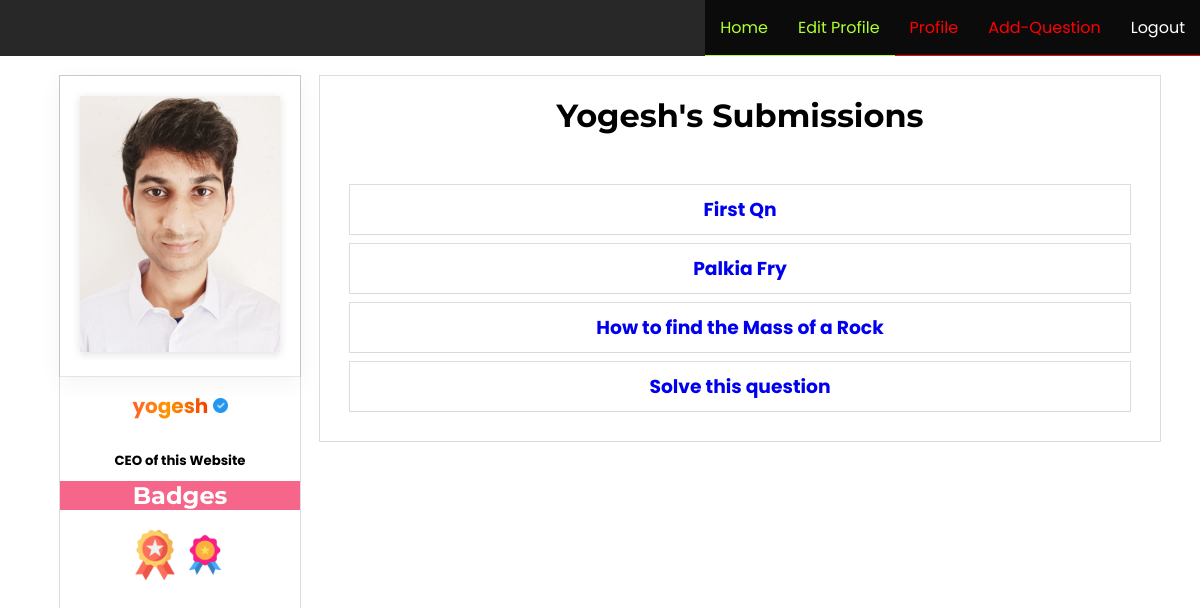
Page /profile/cecf848a-5dc9-4d68-89b6-7f2b660a1035 (signed in) on the committed database.
### base/models.py (models this page shows, shortened)
class Profile(models.Model):
    profile=models.OneToOneField(User, on_delete=models.CASCADE, blank=True, null=True)
    projects=models.ForeignKey("TodoList", on_delete=models.CASCADE, blank=True, null=True)
    description=models.TextField(blank=True, null=True, default="This is my description")
    name=models.CharField(max_length=200, blank=True, null=True)
    profile_pic=models.ImageField(null=True, blank=True, default="default.jpg")
    followers=models.IntegerField(default=0)
    email=models.CharField(max_length=500, blank=True, null=True)
    rookie=models.BooleanField(default=False)
    average=models.BooleanField(default=False)
    professional=models.BooleanField(default=False)
    expert=models.BooleanField(default=False)
    god=models.BooleanField(default=False)
    verified=models.BooleanField(default=False)
    id=models.UUIDField(default=uuid.uuid4, unique=True, primary_key=True, editable=False)
    created=models.DateTimeField(auto_now_add=True)

class TodoList(models.Model):
    owner=models.ForeignKey(Profile, on_delete=models.CASCADE,null=True, blank=True)
    Question_pic=models.ImageField(null=True, blank=True, default="default.jpg")
    Answer_pic=models.ImageField(null=True, blank=True, default="default.png")
    title=models.TextField( blank=True, null=True)
    description=models.TextField(blank=True, null=True)
    created=models.DateTimeField(auto_now_add=True)
    votes_positive=models.IntegerField(default=0)
    votes_negative=models.IntegerField(default=0)
    views=models.IntegerField(default=0)
    tag_name=models.ForeignKey(Tags, on_delete=models.CASCADE, null=True, blank=True)
    id=models.UUIDField(default=uuid.uuid4, unique=True, primary_key=True, editable=False)
    created=models.DateTimeField(auto_now_add=True)

### base/views.py (the view)
# urls.py: path("profile/<str:pk>",views.User_Profile, name="profile"),
@login_required(login_url="login")
def User_Profile(request,pk):
    user=Profile.objects.get(id=pk)
    tasks=TodoList.objects.all()
    project=TodoList.objects.filter(owner=user.id)
    context={'project':project,'user':user,'tasks':tasks }
    return render(request, 'base/profile.html', context)

### base/templates/base/profile.html (shortened to what this page needs)
{% extends 'base/base.html' %}
{% load static %}
{% block content %}
<link rel="stylesheet" href="{% static 'styles/profile.css' %}">
<div class="container">
    <div class="left-con">
        <div class="user-image">
            <img src="{{user.profile_pic.url}}" alt="" id="user-img">
        </div>
        <div class="user-details">
            <h2 id="username">{{ user.name }} {% if user.verified %} <span id="vbox"> <span><img src="{% static 'images/ribbons/check.png' %}" alt="" id="verified"></span> </span> {% endif %} </h2>
        </div>
        <div class="user-desc">
            <h5>{{ user.description|linebreaksbr }}</h5>
        </div>
        <h2 id="t-badges">Badges</h2>
        <div id="achievements">
            {% if user.average %}  <img id="verified-image-rookie" src="{% static 'images/ribbons/rookie.png' %}" alt=""> {% endif %}
            {% if user.average %}  <img id="verified-image-average" src="{% static 'images/ribbons/average.png' %}" alt=""> {% endif %}
                </div>
    </div>
    <div class="right-con">
        {% if request.user.profile.id == user.id %}
        <h1 id="t-ques">Your Submissions</h1>
        {% else %}
        <h1 id="t-ques">{{user.name|title}}'s Submissions</h1>
        {% endif %}
        <div class="questions-pane">
        {% if project %}
            {% for pro in project %}
            <div class="question">
                {% if pro.title %}
                    <h3><a href="{% url 'question' pro.id %}">{{ pro.title }}</a>  </h3>
                {% endif %}
            </div>
            {% endfor %}
        {% else %}
        <p style="text-align: center;">No Sumbissions by user :/</p>
        {% endif %}
        </div>
    </div>
</div>
{% endblock content %}

### base/templates/base/base.html (shortened to what this page needs)
<!DOCTYPE html>
<html lang="en">
<head>
</head>
<body>
    {% include 'base/navbar.html' %}
    {% block content %}
    {% endblock content %}
</body>
</html>

### base/templates/base/navbar.html
{% load static %}
<link rel="stylesheet" href="{% static 'styles/nav.css' %}">
<div class="navbar">
    <a href="{% url 'home' %}">
        <div class="nav-icon-1">
            Home
        </div>
    </a>
    {% if request.user.is_authenticated %}
    <a href="{% url 'edit-profile' request.user.profile.id %}">
        <div class="nav-icon-1">
            Edit Profile
        </div>
    </a>
    <a href="{% url 'profile' request.user.profile.id %}">
        <div class="nav-icon-2">
            Profile
        </div>
    </a>
    <a href="{% url 'add-question' %}">
        <div class="nav-icon-3">
            Add-Question
        </div>
    </a>
    {% endif %}
    <a href="">
        <div class="nav-icon-4">
            {% if request.user.is_authenticated %}
            <a href="{% url 'logout' %}">Logout</a>
            {% else %}
               <a href="{% url 'login' %}">Login</a>
            {% endif %}
        </div>
    </a>
</div>

### static/styles/nav.css (style rules this page uses)
.navbar { display: flex; justify-content: right; font-family: "Poppins"; background-color: rgba(0, 0, 0, 0.842); backdrop-filter: blur(20px); }
.nav-icon-1 { background-color: rgba(0, 0, 0, 0.733); padding: 15px; color: aliceblue; border-bottom: 1px solid greenyellow; color: greenyellow; }
.nav-icon-2 { background-color: rgba(64, 224, 208, 0.452); padding: 15px; color: red; background-color: rgba(0, 0, 0, 0.733); border-bottom: 1px solid red; }
.nav-icon-3 { background-color:rgba(255, 99, 71, 0.514); padding: 15px; color: red; background-color: rgba(0, 0, 0, 0.733); border-bottom: 1px solid red; }
.nav-icon-4 { background-color:rgba(255, 0, 149, 0.438); padding: 15px; color: red; background-color: rgba(0, 0, 0, 0.733); border-bottom: 1px solid red; }
.nav-icon-4 a { color: white; }

### static/styles/profile.css (style rules this page uses)
* { margin: 0px; padding: 0px; }
a { text-decoration: none; }
#username { font-size: 20px; background: rgb(255,0,121); background: linear-gradient(90deg, rgba(255,0,121,1) 0%, rgba(255,149,0,1) 44%, rgba(233,0,0,1) 77%, rgba(224,0,144,1) 100%); -webkit-background-clip: text; -webkit-text-fill-color: transparent; }
#user-img { width: 100%; height: auto; object-fit: contain; box-shadow: rgba(99, 99, 99, 0.2) 0px 2px 8px 0px; }
.user-image { padding: 20px; box-shadow: rgba(0, 0, 0, 0.05) 0px 6px 24px 0px, rgba(0, 0, 0, 0.08) 0px 0px 0px 1px; }
#verified { width: 15px; height: 15px; }
.container { width: 100%; height: auto; display: flex; align-items: center; justify-content: center; flex-direction: row; }
.left-con { margin: 20px; width: 20%; height: 100vh; box-shadow: rgba(0, 0, 0, 0.02) 0px 1px 3px 0px, rgba(27, 31, 35, 0.15) 0px 0px 0px 1px; margin-bottom: auto; }
.right-con { width: 70%; font-family: "Poppins"; margin-top: 20px; margin-bottom: auto; height: auto; box-shadow: rgba(0, 0, 0, 0.02) 0px 1px 3px 0px, rgba(27, 31, 35, 0.15) 0px 0px 0px 1px; }
.user-desc { font-family: "Poppins"; width: 100%; padding-top: 20px; text-align: center; }
.user-details { margin-top: 5px; font-family: "Poppins"; text-align: center; padding: 10px; font-size: 14px; word-wrap: break-word; width: auto; }
#verified-image-rookie, #verified-image-average { width: 50px; height: 50px; }
#t-badges { margin-top:10px ; padding: 0px; background-color: rgba(241, 0, 60,0.6); color: white; font-family: "Montserrat"; text-align: center; }
#achievements { padding: 20px; display: flex; justify-content: center; flex-wrap: wrap; }
#t-ques { font-family: "Montserrat"; text-align: center; padding: 20px; }
.question { padding: 10px; text-align: center; box-shadow: rgba(0, 0, 0, 0.02) 0px 1px 3px 0px, rgba(27, 31, 35, 0.15) 0px 0px 0px 1px; margin: 10px; display: flex; align-items: center; justify-content: center; }
.questions-pane { padding: 20px; }

### rows in the picture
Profile: profile_pic (picture), name "yogesh", description "CEO of this Website", name "Yogesh"
TodoList: title "First Qn"
TodoList: title "Palkia Fry"
TodoList: title "How to find the Mass of a Rock"
TodoList: title "Solve this question"
